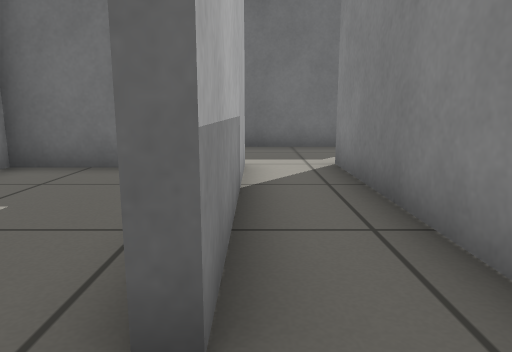
view 1 (above)

13 first-person views from a walk through a world built for the Gazebo simulator. The camera is 0.5 m above the floor, tilts 10° down and sees 70° across. The floor is counted in squares, 0.5 m on a side. Each view is taken from the middle of a square. On the plan, view 1 faces up. The plan holds only what a view shows up to about 13 squares ahead; the rest is blank.

view 2
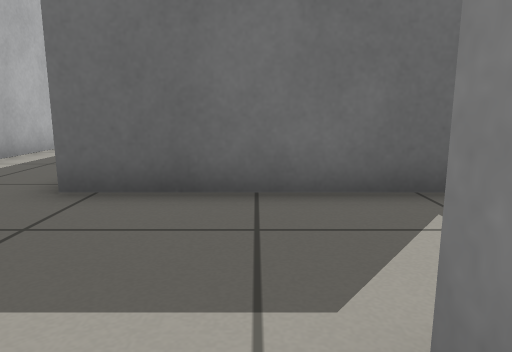

view 3
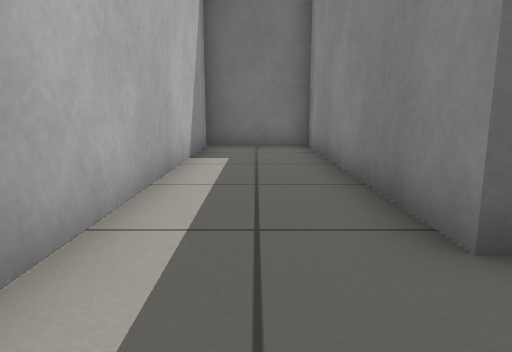

view 4
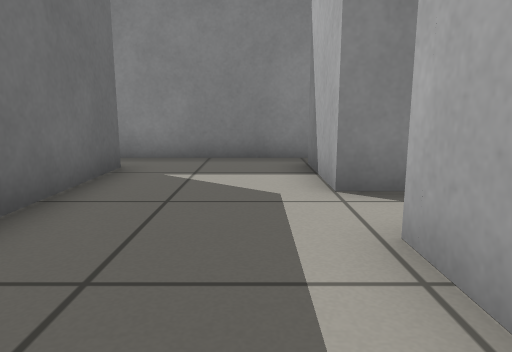

view 5
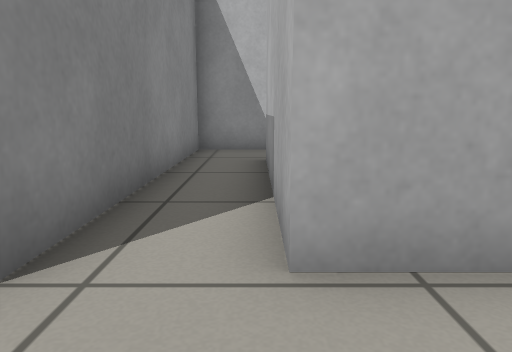

view 6
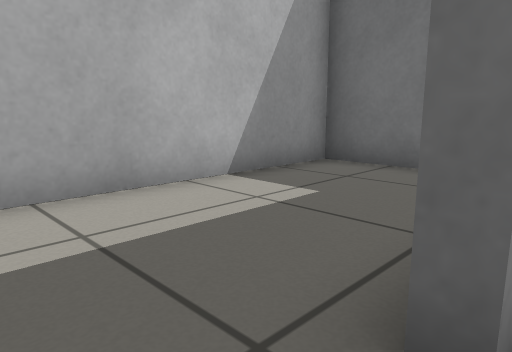

view 7
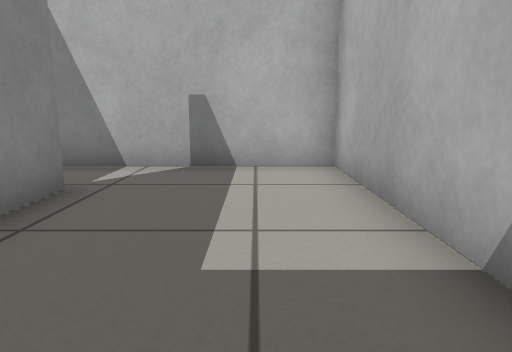

view 8
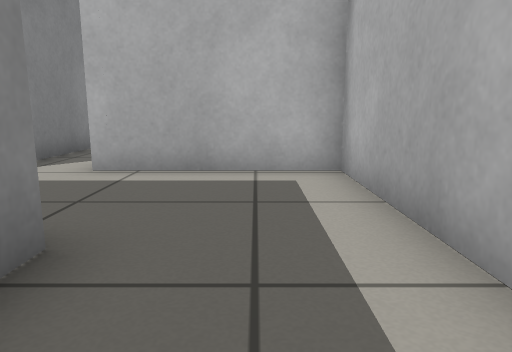

view 9
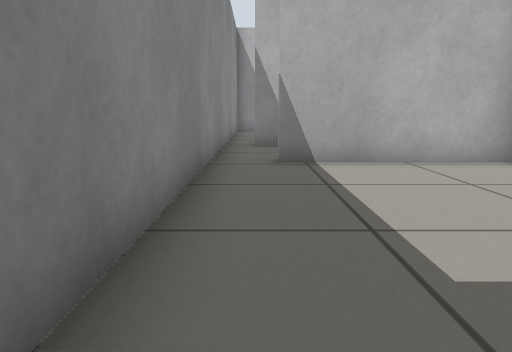

view 10
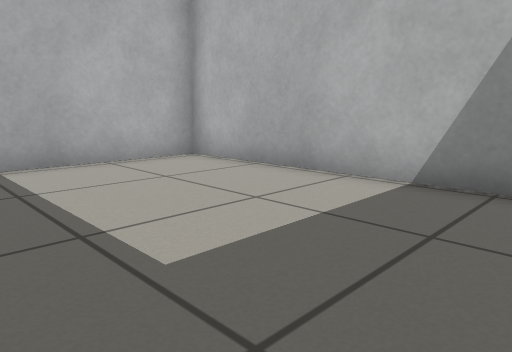

view 11
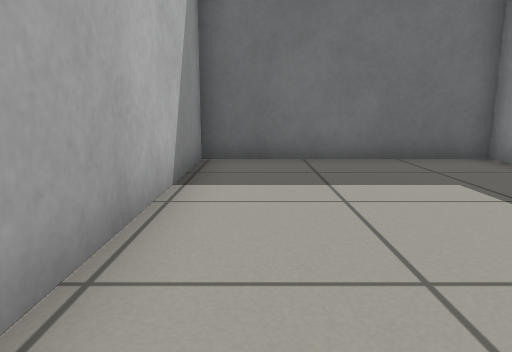

view 12
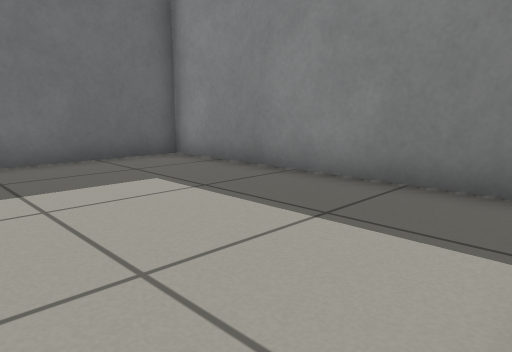

view 13
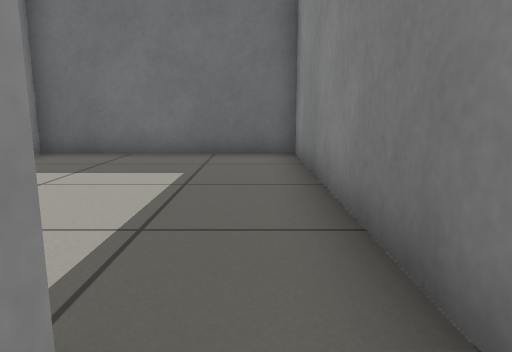

### Floor plan
Ten units are one square. View 1 is at (0, 0); x grows to the right and y downward. Boxes are objects, and circles mark ways between rooms. Rooms are numbered by the first view taken in them; rooms with no view inside come last. Other rooms are left out.
<svg viewBox="-50 -192 104 204">
<path fill="none" stroke="#000" d="M36 -104 -15 -104 -15 -187 -45 -187 -45 -68 -2 -68 -2 -13M-5 7 15 7 15 -68 41 -68M-2 -13 -5 -13M-5 -13 -5 -25M-24 -65 -45 -65 -45 7 -5 7M49 -96 49 -187 -12 -187 -12 -107 36 -107M49 -61 49 -96"/>
<circle cx="0" cy="-5" r="3" fill="#2a7"/>
<circle cx="25" cy="-85" r="3" fill="#2a7"/>
<circle cx="40" cy="-100" r="3" fill="#2a7"/>
<text x="-20" y="-100">1</text>
<text x="-30" y="-30">2</text>
<text x="20" y="-140">3</text>
<text x="40" y="-90">4</text>
</svg>
Room 1 opens to room 2. Room 1 opens to room 4. Room 3 opens to room 4.

Where each view was taken, in squares from view 1:
view 1: 0 up, 0 right, facing up
view 2: 6 up, 1 right, facing up
view 3: 8 up, 3 left, facing up
view 4: 8 up, 3 left, facing right
view 5: 9 up, 0 right, facing down
view 6: 0 up, 0 right, facing up-left
view 7: 6 up, 3 left, facing down
view 8: 13 up, 3 left, facing down
view 9: 18 up, 4 right, facing down
view 10: 18 up, 4 right, facing down-left
view 11: 11 up, 0 right, facing up
view 12: 11 up, 0 right, facing up-right
view 13: 10 up, 4 right, facing up
